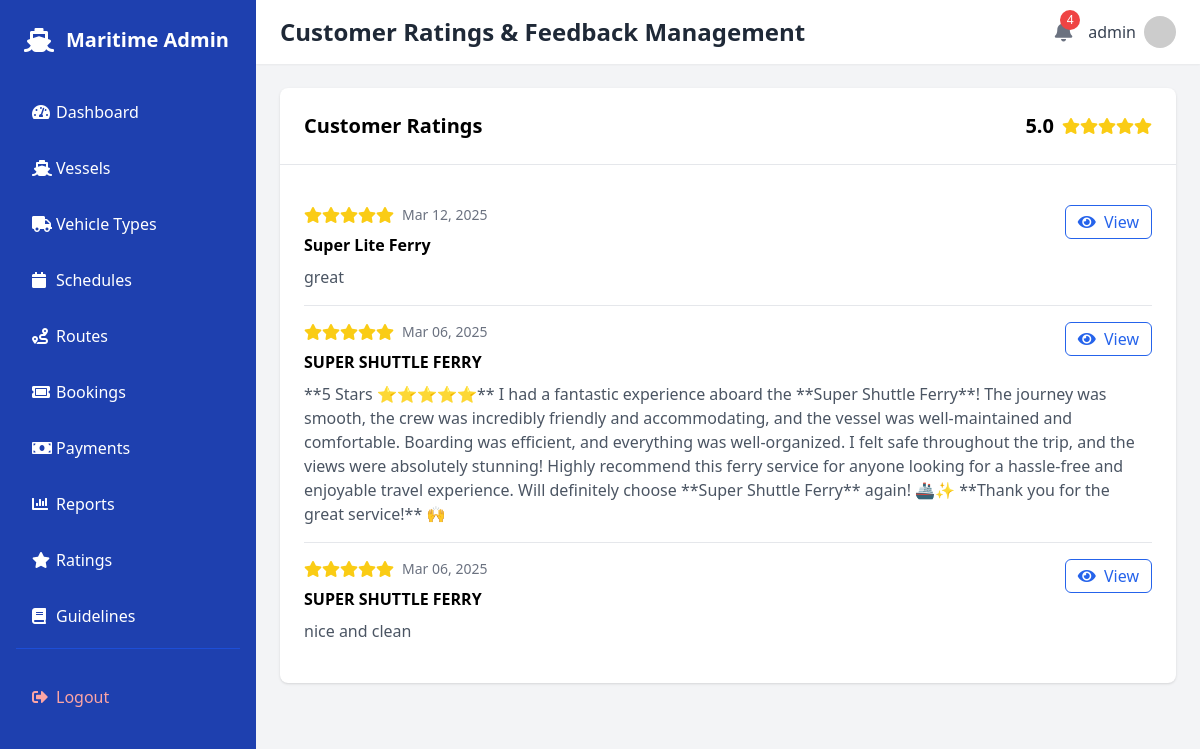
The page /dashboard/ratings/ (signed in) on the database its author committed.
### trip/models.py (models this page shows, shortened)
class Rating(models.Model):
    vessel = models.ForeignKey(Vessel, on_delete=models.CASCADE)
    rating = models.IntegerField(choices=[(1, '1'), (2, '2'), (3, '3'), (4, '4'), (5, '5')])
    comment = models.TextField(blank=True, null=True)
    full_name = models.CharField(max_length=100)
    email = models.EmailField(blank=True, null=True)
    created_at = models.DateTimeField(auto_now_add=True)
    is_approved = models.BooleanField(default=False)  # Add this field for moderation
    user = models.ForeignKey('auth.User', on_delete=models.SET_NULL, null=True, blank=True)  # Add this field to track user ratings
    class Meta:
        ordering = ['-created_at']

class Vessel(models.Model):
    name = models.CharField(max_length=100)
    capacity_passengers = models.PositiveIntegerField()
    capacity_cargo = models.FloatField(help_text="Capacity in metric tons")
    active = models.BooleanField(default=True)

### trip/views.py (the view)
# urls.py: path('dashboard/ratings/', views.ratings_dashboard, name='ratings_dashboard'),
@login_required
@staff_member_required
def ratings_dashboard(request):
    status = request.GET.get('status', 'all')
    rating_filter = request.GET.get('rating', 'all')
    ratings = Rating.objects.select_related('vessel', 'user').order_by('-created_at')
    if status == 'pending':
        ratings = ratings.filter(is_approved=False)
    elif status == 'approved':
        ratings = ratings.filter(is_approved=True)
    if rating_filter != 'all':
        ratings = ratings.filter(rating=int(rating_filter))
    avg_rating = ratings.aggregate(avg=Avg('rating'))['avg'] or 0
    page = request.GET.get('page', 1)
    paginator = Paginator(ratings, 10)  # 10 ratings per page
    try:
        ratings = paginator.page(page)
    except PageNotAnInteger:
        ratings = paginator.page(1)
    except EmptyPage:
        ratings = paginator.page(paginator.num_pages)
    context = {
        'ratings': ratings,
        'avg_rating': round(avg_rating, 1),
        'status': status,
        'rating_filter': rating_filter,
    }
    return render(request, 'dashboard/ratings.html', context)

### trip/views.py (called while the page is built)
def get_notification_context(request):
    if request.user.is_authenticated:
        pending_payments_count = Booking.objects.filter(is_paid=False).count()
        return {
            'pending_payments_count': pending_payments_count
        }
    return {'pending_payments_count': 0}

### templates/dashboard/ratings.html (shortened to what this page needs)
{% extends 'dashboard/base.html' %}
{% block header %}Customer Ratings & Feedback Management{% endblock %}
{% block content %}
<div class="grid grid-cols-1 gap-6">
    <div class="bg-white rounded-lg shadow">
        <div class="p-6 border-b border-gray-200">
            <div class="flex justify-between items-center">
                <h2 class="text-xl font-semibold">Customer Ratings</h2>
                <div class="flex items-center space-x-2">
                    <span class="text-xl font-bold">{{ avg_rating }}</span>
                    <div class="flex text-yellow-400">
                        {% for i in "12345"|make_list %}
                            {% if forloop.counter <= avg_rating %}
                                <i class="fas fa-star"></i>
                            {% elif forloop.counter <= avg_rating|add:0.5 %}
                                <i class="fas fa-star-half-alt"></i>
                            {% else %}
                                <i class="far fa-star"></i>
                            {% endif %}
                        {% endfor %}
                    </div>
                </div>
            </div>
        </div>
        <div class="p-6">
            {% for rating in ratings %}
            <div class="border-b border-gray-200 py-4 last:border-0">
                <div class="flex justify-between items-start">
                    <div>
                        <div class="flex items-center space-x-2 mb-2">
                            <div class="flex text-yellow-400">
                                {% for i in "12345"|make_list %}
                                    {% if forloop.counter <= rating.rating %}
                                        <i class="fas fa-star"></i>
                                    {% else %}
                                        <i class="far fa-star"></i>
                                    {% endif %}
                                {% endfor %}
                            </div>
                            <span class="text-gray-500 text-sm">{{ rating.created_at|date:"M d, Y" }}</span>
                        </div>
                        <p class="font-semibold">{{ rating.vessel.name }}</p>
                    </div>
                    <div class="flex space-x-2">
                        <button
                            class="text-blue-600 hover:text-blue-800 px-3 py-1 rounded-md border border-blue-600 hover:bg-blue-50"
                            hx-get="{% url 'rating_details' rating.id %}"
                            hx-target="#ratingDetailsContent"
                            hx-trigger="click"
                            onclick="document.getElementById('ratingDetailsModal').classList.remove('hidden')">
                            <i class="fas fa-eye mr-1"></i> View
                        </button>
                    </div>
                </div>
                <p class="text-gray-600 mt-2">{{ rating.comment }}</p>
            </div>
            {% empty %}
            <div class="text-center py-8">
                <p class="text-gray-500">No ratings found.</p>
            </div>
            {% endfor %}
        </div>
    </div>
</div>
{% endblock %}

### templates/dashboard/base.html (shortened to what this page needs)
<!DOCTYPE html>
<html lang="en">
<head>
    <script src="https://cdn.tailwindcss.com"></script>
    <link rel="stylesheet" href="https://cdnjs.cloudflare.com/ajax/libs/font-awesome/5.15.4/css/all.min.css">
</head>
<body class="bg-gray-100">
    <div class="flex min-h-screen">
        <aside class="bg-blue-800 text-white w-64 min-h-screen px-4 py-6">
            <div class="flex items-center mb-8 px-2">
                <i class="fas fa-ship text-2xl"></i>
                <span class="ml-3 text-xl font-bold">Maritime Admin</span>
            </div>
            <nav class="space-y-2">
                <a href="{% url 'dashboard' %}" class="flex items-center px-4 py-3 hover:bg-blue-700 rounded-lg {% if request.resolver_match.url_name == 'dashboard' %}bg-blue-700{% endif %}">
                    <i class="fas fa-tachometer-alt w-6"></i>
                    <span>Dashboard</span>
                </a>
                <a href="{% url 'vessels' %}" class="flex items-center px-4 py-3 hover:bg-blue-700 rounded-lg {% if request.resolver_match.url_name == 'vessels' %}bg-blue-700{% endif %}">
                    <i class="fas fa-ship w-6"></i>
                    <span>Vessels</span>
                </a>
                <a href="#" class="flex items-center px-4 py-3 hover:bg-blue-700 rounded-lg"
                   onclick="openVehicleTypesModal()">
                    <i class="fas fa-truck w-6"></i>
                    <span>Vehicle Types</span>
                </a>
                <a href="{% url 'dashboard_schedules' %}" class="flex items-center px-4 py-3 hover:bg-blue-700 rounded-lg {% if request.resolver_match.url_name == 'dashboard_schedules' %}bg-blue-700{% endif %}">
                    <i class="fas fa-calendar w-6"></i>
                    <span>Schedules</span>
                </a>
                <a href="{% url 'route_list' %}" class="flex items-center px-4 py-3 hover:bg-blue-700 rounded-lg {% if request.resolver_match.url_name == 'route_list' %}bg-blue-700{% endif %}">
                    <i class="fas fa-route w-6"></i>
                    <span>Routes</span>
                </a>
                <a href="{% url 'booking_list' %}" class="flex items-center px-4 py-3 hover:bg-blue-700 rounded-lg {% if request.resolver_match.url_name == 'booking_list' %}bg-blue-700{% endif %}">
                    <i class="fas fa-ticket-alt w-6"></i>
                    <span>Bookings</span>
                </a>
                <a href="{% url 'payments' %}" class="flex items-center px-4 py-3 hover:bg-blue-700 rounded-lg {% if request.resolver_match.url_name == 'payments' %}bg-blue-700{% endif %}">
                    <i class="fas fa-money-bill w-6"></i>
                    <span>Payments</span>
                </a>
                <a href="{% url 'reports' %}" class="flex items-center px-4 py-3 hover:bg-blue-700 rounded-lg {% if request.resolver_match.url_name == 'reports' %}bg-blue-700{% endif %}">
                    <i class="fas fa-chart-bar w-6"></i>
                    <span>Reports</span>
                </a>
                <a href="{% url 'ratings_dashboard' %}" class="flex items-center px-4 py-3 hover:bg-blue-700 rounded-lg {% if request.resolver_match.url_name == 'ratings' %}bg-blue-700{% endif %}">
                    <i class="fas fa-star w-6"></i>
                    <span>Ratings</span>
                </a>
                <a href="{% url 'guidelines' %}" class="flex items-center px-4 py-3 hover:bg-blue-700 rounded-lg {% if request.resolver_match.url_name == 'guidelines' %}bg-blue-700{% endif %}">
                    <i class="fas fa-book w-6"></i>
                    <span>Guidelines</span>
                </a>
                <div class="pt-6 mt-6 border-t border-blue-700">
                    <a href="{% url 'logout' %}" class="flex items-center px-4 py-3 hover:bg-blue-700 rounded-lg text-red-300 hover:text-white">
                        <i class="fas fa-sign-out-alt w-6"></i>
                        <span>Logout</span>
                    </a>
                </div>
            </nav>
        </aside>
        <div class="flex-1">
            <header class="bg-white shadow-sm">
                <div class="flex items-center justify-between px-6 py-4">
                    <h1 class="text-2xl font-bold text-gray-800">{% block header %}{% endblock %}</h1>
                    <div class="flex items-center space-x-4">
                        <div class="relative">
                            <button
                                class="text-gray-500 hover:text-gray-700"
                                hx-get="{% url 'get_notifications' %}"
                                hx-target="#notifications-dropdown"
                                hx-trigger="click"
                                onclick="toggleNotifications()">
                                <i class="fas fa-bell text-xl"></i>
                                {% if pending_payments_count > 0 %}
                                <span class="absolute -top-2 -right-2 bg-red-500 text-white text-xs rounded-full w-5 h-5 flex items-center justify-center">
                                    {{ pending_payments_count }}
                                </span>
                                {% endif %}
                            </button>
                        </div>
                        <div class="flex items-center space-x-2">
                            <span class="text-gray-700">{{ user.username }}</span>
                            <img src="https://ui-avatars.com/api/?name={{ user.username }}" alt="{{ user.username }}" class="w-8 h-8 rounded-full">
                        </div>
                    </div>
                </div>
            </header>
            <main class="p-6">
                {% block content %}{% endblock %}
            </main>
        </div>
    </div>
</body>
</html>

### rows shown on the page
Rating: rating 5 (drawn), created_at "Mar 12, 2025", vessel.name "Super Lite Ferry", comment "great"
Rating: rating 5 (drawn), created_at "Mar 06, 2025", vessel.name "SUPER SHUTTLE FERRY", comment "**5 Stars ⭐⭐⭐⭐⭐** I had a fantastic experience aboard the **Super Shuttle Ferry**! The journey was smooth, the crew was incredibly friendly and accommodating, and the vessel was well-maintained and comfortable. Boarding was efficient, and everything was well-organized. I felt safe throughout the trip, and the views were absolutely stunning! Highly recommend this ferry service for anyone looking for a hassle-free and enjoyable travel experience. Will definitely choose **Super Shuttle Ferry** again! 🚢✨ **Thank you for the great service!** 🙌"
Rating: rating 5 (drawn), created_at "Mar 06, 2025", vessel.name "SUPER SHUTTLE FERRY", comment "nice and clean"

### other values the page prints
{{ pending_payments_count }} "4"
{{ user.username }} "admin"
{{ avg_rating }} "5.0"
